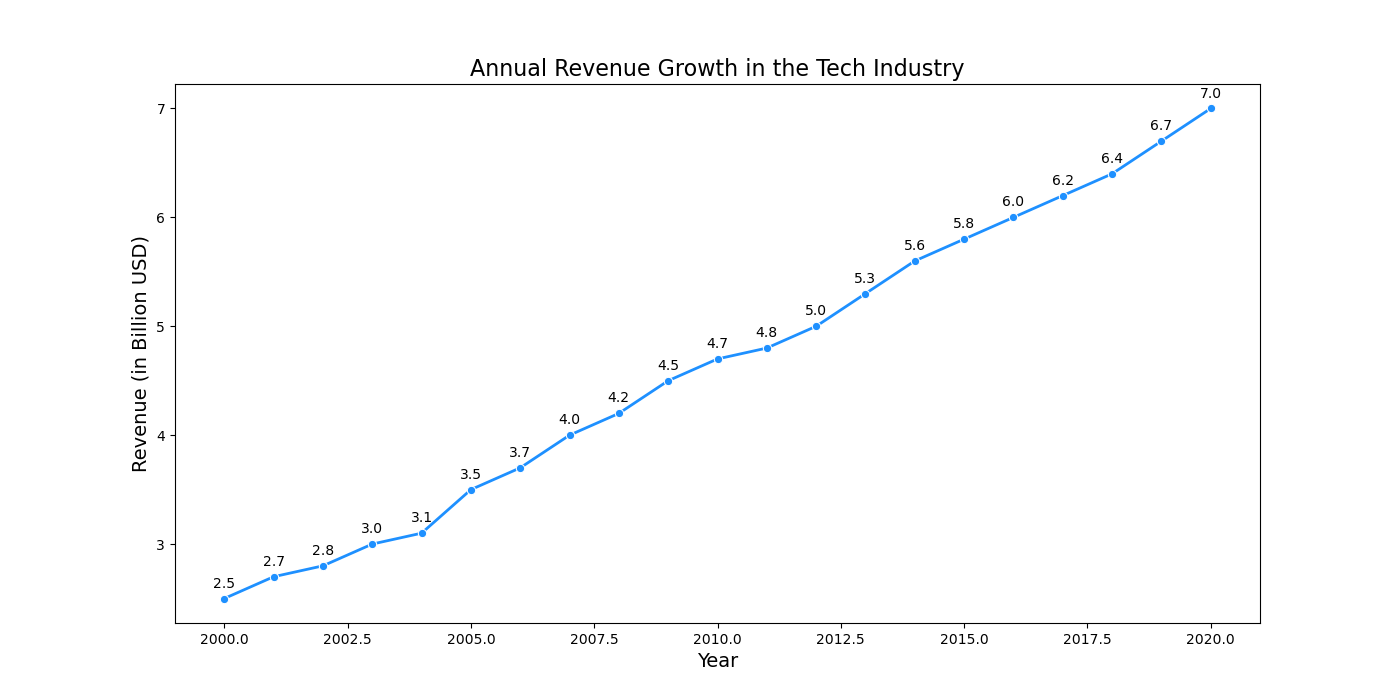

Python code for this plot:

import seaborn as sns
import pandas as pd
import matplotlib.pyplot as plt

data = {
    'Year': list(range(2000, 2021)),
    'Revenue': [
        2.5, 2.7, 2.8, 3.0, 3.1, 3.5, 3.7,
        4.0, 4.2, 4.5, 4.7, 4.8, 5.0, 5.3,
        5.6, 5.8, 6.0, 6.2, 6.4, 6.7, 7.0
    ]
}

df = pd.DataFrame(data)

plt.figure(figsize=(14, 7))

line_chart = sns.lineplot(data=df, x='Year', y='Revenue', marker='o', color='#1E90FF', linewidth=2)

for i in range(df.shape[0]):
    plt.text(x=df['Year'][i], y=df['Revenue'][i] + 0.1, s=f"{df['Revenue'][i]}", ha='center')

plt.title('Annual Revenue Growth in the Tech Industry', fontsize=16)
plt.xlabel('Year', fontsize=14)
plt.ylabel('Revenue (in Billion USD)', fontsize=14)

plt.show()
